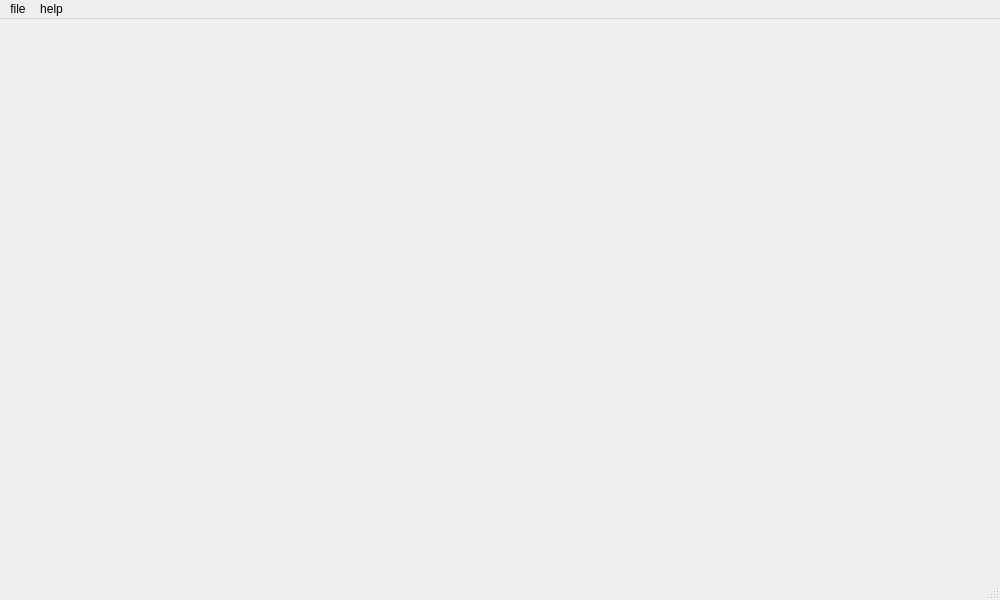
<?xml version="1.0" encoding="UTF-8"?>
<ui version="4.0">
 <class>MainWindow</class>
 <widget class="QMainWindow" name="MainWindow">
  <property name="geometry">
   <rect>
    <x>0</x>
    <y>0</y>
    <width>1000</width>
    <height>600</height>
   </rect>
  </property>
  <property name="minimumSize">
   <size>
    <width>1000</width>
    <height>600</height>
   </size>
  </property>
  <property name="maximumSize">
   <size>
    <width>1000</width>
    <height>600</height>
   </size>
  </property>
  <property name="windowTitle">
   <string>MainWindow</string>
  </property>
  <widget class="QWidget" name="centralwidget"/>
  <widget class="QMenuBar" name="menubar">
   <property name="geometry">
    <rect>
     <x>0</x>
     <y>0</y>
     <width>1000</width>
     <height>21</height>
    </rect>
   </property>
   <widget class="QMenu" name="menufile">
    <property name="title">
     <string>file</string>
    </property>
   </widget>
   <widget class="QMenu" name="menuhelp">
    <property name="title">
     <string>help</string>
    </property>
   </widget>
   <addaction name="menufile"/>
   <addaction name="menuhelp"/>
  </widget>
  <widget class="QStatusBar" name="statusbar"/>
 </widget>
 <resources/>
 <connections/>
</ui>
